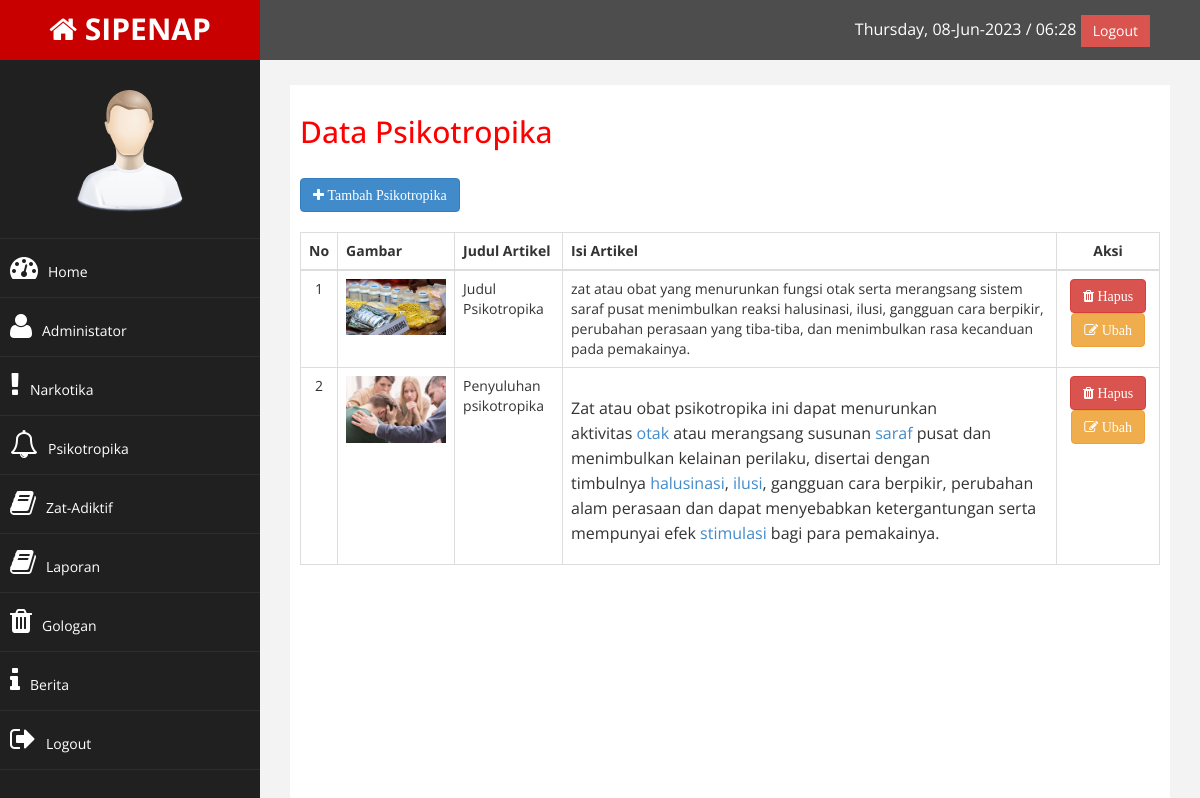
The app's page /admin/index.php?halaman=psikotropika (signed in) with its own data.
### tables this page shows
CREATE TABLE `psikotropika` (
  `id_psikotropika` int(11) NOT NULL,
  `id_golongan` int(11) NOT NULL,
  `judul` varchar(100) NOT NULL,
  `gambar` text NOT NULL,
  `keterangan` text NOT NULL
);

### admin/psikotropika/psikotropika.php (the view)
<h2>Data Psikotropika</h2><br>
<a href="index.php?halaman=tambah_psikotropika" class="btn btn-primary"><i class="fa fa-plus"> Tambah Psikotropika</i></a><br><br>
<table class="table table-bordered">
  <thead>
    <tr>
      <th class="text-center">No</th>
      <th>Gambar</th>
      <th>Judul Artikel</th>
      <th>Isi Artikel</th>
      <th class="text-center">Aksi</th>
    </tr>
  </thead>
  <tbody>
    <?php $nomor = 1; ?>
    <?php $ambil = $koneksi->query("SELECT * FROM psikotropika"); ?>
    <?php while($pecah = $ambil->fetch_assoc()) { ?>
      <tr>
        <td class="text-center"><?php echo $nomor; ?></td>
        <td><img src="../images/<?php echo $pecah["gambar"]; ?>" width="100"></td>
        <td><?php echo $pecah["judul"]; ?></td>
        <td><?php echo $pecah["keterangan"]; ?></td>
        <td class="text-center">
          <a onclick="return confirm('Yakin Hapus Data ini?')" href="index.php?halaman=hapus_psikotropika&id=<?php echo $pecah['id_psikotropika']; ?>" class="btn btn-danger"><i class="fa fa-trash"> Hapus</i></a>
          <a href="index.php?halaman=ubah_psikotropika&id=<?php echo $pecah['id_psikotropika']; ?>" class="btn btn-warning"><i class="fa fa-edit"> Ubah</i></a>
        </td>
      </tr>
    <?php $nomor++; ?>
    <?php } ?>
  </tbody>
</table>

### admin/index.php (shortened to what this page needs)
<?php
  include 'config/koneksi.php';
?>
<!DOCTYPE html>
<html xmlns="http://www.w3.org/1999/xhtml">
<head>
   <link href="assets/css/bootstrap.css" rel="stylesheet" />
   <link href="assets/css/font-awesome.css" rel="stylesheet" />
   <link href="assets/js/morris/morris-0.4.3.min.css" rel="stylesheet" />
   <link href="assets/css/custom.css" rel="stylesheet" />
</head>
<body>
   <div id="wrapper">
      <nav class="navbar navbar-default navbar-cls-top " role="navigation" style="margin-bottom: 0">
         <div class="navbar-header">
            <a class="navbar-brand" href="index.php"><i class="fa fa-home"></i> SIPENAP
            </a>
         </div>
         <div style="color: white; padding: 15px 50px 5px 50px; float: right; font-size: 16px;">
            <?php
          echo date("l, d-M-Y / H:i");
        ?>
            <a href="index.php?halaman=logout" class="btn btn-danger square-btn-adjust">Logout</a>
         </div>
      </nav>
      <nav class="navbar-default navbar-side" role="navigation">
         <div class="sidebar-collapse">
            <ul class="nav" id="main-menu">
               <li class="text-center">
                  <img src="assets/img/find_user.png" class="user-image img-responsive" />
               </li>
               <li><a href="index.php"><i class="fa fa-dashboard fa-2x"></i>Home</a></li>
               <li><a href="index.php?halaman=administrator"><i class="fa fa-user fa-2x"></i>Administator</a></li>
               <li><a href="index.php?halaman=narkotika"><i class="fa fa-exclamation fa-2x"></i>Narkotika</a></li>
               <li><a href="index.php?halaman=psikotropika"><i class="fa fa-bell-o fa-2x"></i>Psikotropika</a></li>
               <li><a href="index.php?halaman=zat_adiktif"><i class="fa fa-book fa-2x"></i>Zat-Adiktif</a></li>
               <li><a href="index.php?halaman=laporan"><i class="fa fa-book fa-2x"></i>Laporan</a></li>
               <li><a href="index.php?halaman=golongan"><i class="fa fa-trash fa-2x"></i>Gologan</a></li>
               <li><a href="index.php?halaman=berita"><i class="fa fa-info fa-2x"></i>Berita</a></li>
               <li><a href="index.php?halaman=logout"><i class="fa fa-sign-out fa-2x"></i>Logout</a></li>
            </ul>
         </div>
      </nav>
      <div id="page-wrapper">
         <div id="page-inner">
            <?php
          if(isset($_GET['halaman']))
          {
            if ($_GET['halaman'] == 'laporan' )
            {
              include 'laporan/laporan.php';
            }
            elseif ($_GET['halaman'] == "narkotika")
            {
              include 'narkotika/narkotika.php';
            }
            elseif ($_GET['halaman'] == "psikotropika")
            {
              include 'psikotropika/psikotropika.php';
            }
            elseif ($_GET['halaman'] == "zat_adiktif")
            {
              include 'zat adiktif/zat_adiktif.php';
            }
            elseif ($_GET['halaman'] == "kasus")
            {
              include 'kasus/kasus.php';
            }
            elseif ($_GET['halaman'] == "export_data")
            {
              include 'kasus/export_data.php';
            }
            elseif ($_GET['halaman'] == "golongan")
            {
              include 'golongan/golongan.php';
            }
            elseif ($_GET['halaman'] == "berita")
            {
              include 'berita/berita.php';
            }
            elseif ($_GET['halaman'] == 'logout')
            {
              include 'logout.php';
            }
            elseif ($_GET['halaman'] == "tambah_admin")
            {
              include 'admin/tambah_admin.php';
            }
            elseif ($_GET['halaman'] == "tambah_golongan")
            {
              include 'golongan/tambah_golongan.php';
            }
            elseif ($_GET['halaman'] == "tambah_narkotika")
            {
              include 'narkotika/tambah_narkotika.php';
            }
            elseif ($_GET['halaman'] == "tambah_psikotropika")
            {
              include 'psikotropika/tambah_psikotropika.php';
            }
            elseif ($_GET['halaman'] == "tambah_zat_adiktif")
            {
              include 'zat adiktif/tambah_zat_adiktif.php';
            }
            elseif ($_GET['halaman'] == "tambah_kasus")
            {
              include 'kasus/tambah_kasus.php';
            }
            elseif ($_GET['halaman'] == 'tambah_golongan' )
            {
              include 'golongan/tambah_golongan.php';
            }
            elseif ($_GET['halaman'] == 'tambah_berita' )
            {
              include 'berita/tambah_berita.php';
            }
            elseif ($_GET['halaman'] == 'hapus_admin')
            {
              include 'admin/hapus_admin.php';
            }
            elseif ($_GET['halaman'] == 'hapus_narkotika')
            {
              include 'narkotika/hapus_narkotika.php';
            }
            elseif ($_GET['halaman'] == 'hapus_psikotropika')
            {
              include 'psikotropika/hapus_psikotropika.php';
            }
            elseif ($_GET['halaman'] == 'hapus_zat_adiktif')
            {
              include 'zat adiktif/hapus_zat_adiktif.php';
            }
            elseif ($_GET['halaman'] == 'hapus_kasus')
            {
              include 'kasus/hapus_kasus.php';
            }
            elseif ($_GET['halaman'] == 'hapus_golongan')
            {
              include 'golongan/hapus_golongan.php';
            }
            elseif ($_GET['halaman'] == 'hapus_berita')
            {
              include 'berita/hapus_berita.php';
            }
            elseif ($_GET['halaman'] == 'ubah_admin')
            {
              include 'admin/ubah_admin.php';
            }
            elseif ($_GET['halaman'] == 'ubah_narkotika')
            {
              include 'narkotika/ubah_narkotika.php';
            }
            elseif ($_GET['halaman'] == 'ubah_psikotropika')
            {
              include 'psikotropika/ubah_psikotropika.php';
            }
            elseif ($_GET['halaman'] == 'ubah_zat_adiktif')
            {
              include 'zat adiktif/ubah_zat_adiktif.php';
            }
            elseif ($_GET['halaman'] == 'ubah_kasus')
            {
              include 'kasus/ubah_kasus.php';
            }
            elseif ($_GET['halaman'] == 'ubah_golongan')
            {
              include 'golongan/ubah_golongan.php';
            }
            elseif ($_GET['halaman'] == 'ubah_berita')
            {
              include 'berita/ubah_berita.php';
            }
          }
          else {
            include 'home.php';
          }
        ?>
         </div>
      </div>
   </div>
</body>
</html>

### admin/assets/css/custom.css (style rules this page uses)
body { font-family: 'Open Sans', sans-serif; }
#wrapper { width: 100%; background:#202020; }
#page-wrapper { padding: 15px 15px; min-height: 600px; background:#F3F3F3; }
#page-inner { width:100%; margin:10px 20px 10px 0px; background-color:#fff!important; padding:10px; min-height:1200px; }
.text-center { text-align:center; }
h2 { color: #f00; }
.square-btn-adjust { border: 0px solid transparent; -webkit-border-radius: 0px; -moz-border-radius: 0px; border-radius: 0px; }
p { font-size:16px; line-height:25px; padding-top:20px; }
.user-image { margin: 25px auto; -webkit-border-radius: 10px; -moz-border-radius: 10px; border-radius: 10px; max-height:170px; max-width:170px; }
.navbar-cls-top .navbar-brand { color: #fff; background: #C90000; width: 260px; text-align: center; height: 60px; font-size: 30px; font-weight: 700; }
.sidebar-collapse , .sidebar-collapse .nav { background:none; }
.sidebar-collapse .nav { padding:0; }
.sidebar-collapse .nav > li > a { color:#fff; background:#202020; text-shadow:none; }
.sidebar-collapse > .nav > li > a { padding:15px 10px; }
.sidebar-collapse > .nav > li { border-bottom: 1px solid rgba(107, 108, 109, 0.19); }
.navbar-side { border:none; background-color: #202020; }
.navbar-cls-top { background:#4D4D4D; border-bottom:none; }
.navbar-default { border:0px solid black; }
.navbar-header { background: #A70303; }
.nav > li > a > i { margin-right:10px; }
@media (min-width:768px) { #page-wrapper { margin: 0 0 0 260px; padding: 15px 30px; min-height: 1200px; } }
@media (min-width:768px) { .navbar-side { z-index: 1; position: absolute; width: 260px; } }
@media (min-width:768px) { .navbar { border-radius: 0px; } }

### records on screen
psikotropika: gambar (picture), judul "Judul Psikotropika", keterangan "zat atau obat yang menurunkan fungsi otak serta merangsang sistem saraf pusat menimbulkan reaksi halusinasi, ilusi, gangguan cara berpikir, perubahan perasaan yang tiba-tiba, dan menimbulkan rasa kecanduan pada pemakainya."
psikotropika: gambar (picture), judul "Penyuluhan psikotropika", keterangan "Zat atau obat psikotropika ini dapat menurunkan aktivitas otak atau merangsang susunan saraf pusat dan menimbulkan kelainan perilaku, disertai dengan timbulnya halusinasi , ilusi , gangguan cara berpikir, perubahan alam perasaan dan dapat menyebabkan ketergantungan serta mempunyai efek stimulasi bagi para pemakainya."
